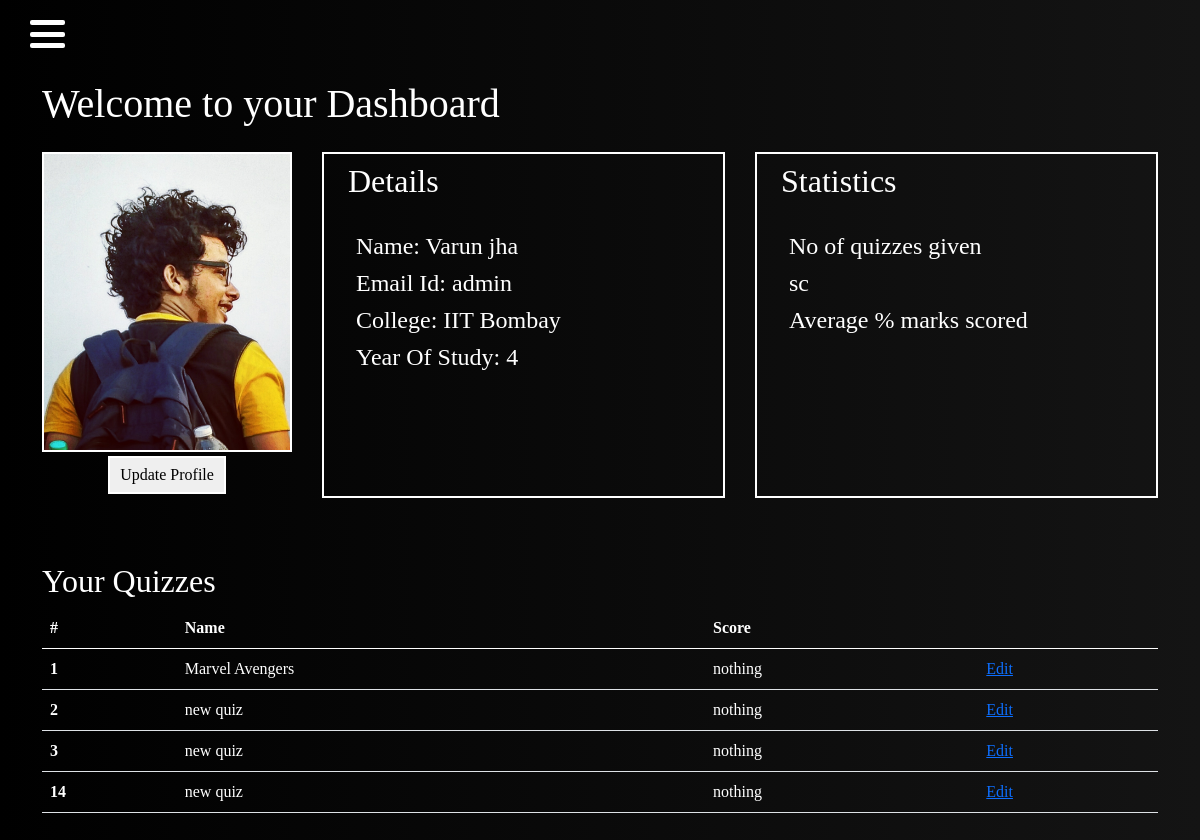
/accounts/dashboard (signed in), run on the app's committed database.
### accounts/models.py (models this page shows, shortened)
class User_profile(models.Model):
    user_id=models.IntegerField()
    user_name=models.CharField(max_length=200)
    college=models.CharField(max_length=200,blank=True)
    year_study=models.CharField(max_length=200,blank=True)
    total_quizzes_given=models.IntegerField(blank=True,default=0)
    average_score=models.IntegerField(blank=True,default=0)
    profile_img=models.ImageField(upload_to="photos/%y/%m/",blank=True,default='aaaaaaa.jpeg')

### quizzes/models.py (models this page shows, shortened)
class Quiz(models.Model):
    quiz_id=models.IntegerField()
    private_key=models.CharField(max_length=50,blank=True)
    quiz_title=models.CharField(max_length=200)
    quiz_sub_heading=models.CharField(max_length=200,blank=True)
    cover_img=models.ImageField(upload_to="photos/%y/%m/",default='aaaaaaa.jpeg')
    created_by=models.IntegerField(default=1)
    is_public=models.BooleanField(default=True)
    instructions=models.TextField(blank=True)
    time_alloted=models.IntegerField(default=20)

### accounts/views.py (the view, shortened to what this page needs)
# urls.py: path('dashboard', views.dashboard, name='dashboard'),
@login_required(login_url='login')
def dashboard(request):
    user_id=request.user.id
    this_user=get_object_or_404(User_profile,user_id=user_id)
    quizzes_by_user=Quiz.objects.filter(created_by=user_id)
    data={'user':this_user,
    'quizzes_by_user' :quizzes_by_user,
    }
    return render(request,'dashboard.html',data)

### accounts/context_processors.py (called while the page is built)
def user_profile(request):
    if request.user.is_authenticated:
        user_profile=get_object_or_404(User_profile,user_id=request.user.id)
        return {'user_profile' : user_profile ,}
    else:
        return {}

### templates/dashboard.html (shortened to what this page needs)
{% extends 'base.html' %}  {% block content %}
<div class="container my-4">
    <h1>Welcome to your Dashboard</h1>
</div>
<div class="dashboard container my-3 mx-6">
    <div class="photo_case">
        <div id="photo_box">
        </div>
        <button class="update_profile my-1" id='update_profile_button'>Update Profile</button>
    </div>
    <div class="desc_box" class="" id='view_details'>
        <h2 class="mx-4 my-2">Details</h2><br>
        <ul style="list-style: none;">
            <li>
                <h4>Name: {{user.user_name}}</h4>
            </li>
            <li>
                <h4>Email Id: {{request.user.username}}</h4>
            </li>
            <li>
                <h4>College: {{user.college}} </h4>
            </li>
            <li>
                <h4>Year Of Study: {{user.year_study}}</h4>
            </li>
        </ul>
    </div>
    <div class="desc_box" class="">
        <h2 class="mx-4 my-2">Statistics</h2><br>
        <ul style="list-style: none;">
            <li>
                <h4>No of quizzes given </h4>
            </li>
            <li>
                <h4>sc</h4>
            </li>
            <li>
                <h4>Average % marks scored</h4>
            </li>
        </ul>
    </div>
</div>
<br><br>
<div class="container">
    <h2>Your Quizzes</h2>
    {% if quizzes_by_user %}
    <table class="table table-hover" style="color: white;">
        <thead>
            <tr>
                <th scope="col">#</th>
                <th scope="col">Name</th>
                <th scope="col">Score</th>
                <th scope="col"></th>
            </tr>
        </thead>
        <tbody>
            {% for quiz in quizzes_by_user %}
            <tr style="color: white;">
                <th scope="row">{{quiz.quiz_id}}</th>
                <td>{{quiz.quiz_title}}</td>
                <td>nothing</td>
                <td><a href="{% url 'view_questions' quiz.quiz_id %}">Edit</a></td>
            </tr>
            {% endfor %}
        </tbody>
    </table>
    {% endif %}
</div>
{% endblock content %}

### static/css/navbar.css (style rules this page uses)
html, body { height: 100%; }
body { min-height: 100%; font-family: 'Rozha One', serif; margin-top: 80px; }
* { margin: 0; padding: 0; box-sizing: border-box; }

### data on the page
User_profile: user_name "Varun jha", college "IIT Bombay", year_study "4"
Quiz: quiz_id "1", quiz_title "Marvel Avengers"
Quiz: quiz_id "2", quiz_title "new quiz"
Quiz: quiz_id "3", quiz_title "new quiz"
Quiz: quiz_id "14", quiz_title "new quiz"

### other printed values
{{ request.user.username }} "admin"
